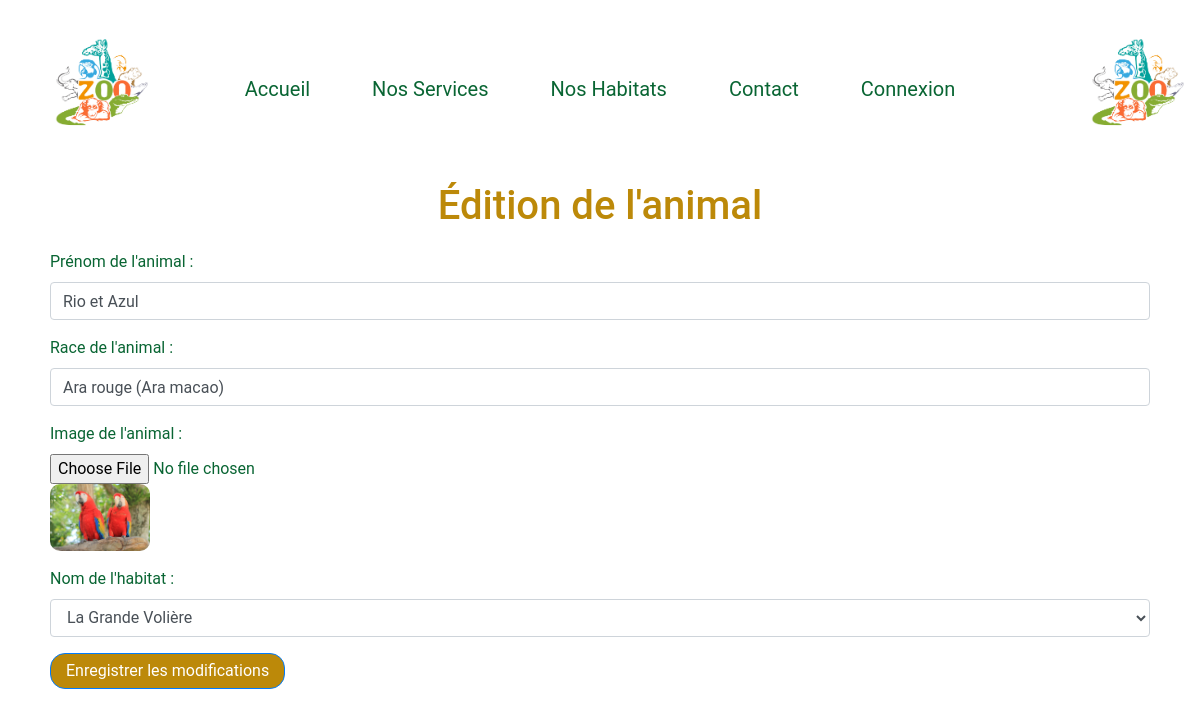
Screenshot of /back-end-php/users/admin/edit_animal.php?id=2 (signed in) with the database file from the repository.
### tables this page shows
CREATE TABLE `Animal` (
  `id` int(11) NOT NULL,
  `Prenom` varchar(255) NOT NULL,
  `Race` varchar(255) DEFAULT NULL,
  `ImageAnimal` varchar(255) DEFAULT NULL,
  `NomHabitat` varchar(255) NOT NULL
);

### back-end-php/users/admin/edit_animal.php (the view, shortened to what this page needs)
<?php
require '../../config.php';
if (isset($_GET['id'])) {
    $id = $_GET['id'];
    try {
        $stmt = $conn->prepare("SELECT * FROM Animal WHERE id = :id");
        $stmt->bindParam(':id', $id);
        $stmt->execute();
        $animal = $stmt->fetch(PDO::FETCH_ASSOC);
    } catch (PDOException $e) {
        $_SESSION['message'] = "Erreur de base de données : " . $e->getMessage();
        $_SESSION['msg_type'] = "danger";
        header("Location: admin_dashboard.php");
        exit();
    }
} else {
    $_SESSION['message'] = "ID d'animal non spécifié.";
    $_SESSION['msg_type'] = "danger";
    header("Location: admin_dashboard.php");
    exit();
}
?>
<!DOCTYPE html>
<html lang="fr">
<head>
    <link rel="stylesheet" href="https://stackpath.bootstrapcdn.com/bootstrap/4.5.2/css/bootstrap.min.css">
    <link rel="stylesheet" href="/assets/style.css">
</head>
<body>
<header>
    <div class="container">
        <div class="row align-items-center">
            <div class="col-md-1">
                <a href="index.html">
                    <img src="/assets/images/logo-arcadia.jpeg" alt="Logo Arcadia Zoo" class="logo" />
                </a>
            </div>
            <div class="col-md-10">
                <nav>
                    <ul class="nav justify-content-center">
                        <li class="nav-item">
                            <a href="/index.html" class="nav-link" style="font-size: 20px">Accueil</a>
                        </li>
                        <li class="nav-item">
                            <a href="/public/services.php" class="nav-link" style="font-size: 20px">Nos Services</a>
                        </li>
                        <li class="nav-item">
                            <a href="/public/habitats.php" class="nav-link" style="font-size: 20px">Nos Habitats</a>
                        </li>
                        <li class="nav-item">
                            <a href="/public/contact.html" class="nav-link" style="font-size: 20px">Contact</a>
                        </li>
                        <li class="nav-item" id="loginNavItem">
                            <a id="loginLink" href="/public/connexion.html" class="nav-link" style="font-size: 20px">Connexion</a>
                        </li>
                    </ul>
                </nav>
            </div>
            <div class="col-md-1">
                <a href="/index.html">
                    <img src="/assets/images/logo-arcadia.jpeg" alt="Logo Arcadia Zoo" class="logo" />
                </a>
            </div>
        </div>
    </div>
</header>
<main class="container mt-4">
    <h1>Édition de l'animal</h1>
    <form action="edit_animal.php?id=<?php echo $id; ?>" method="post" enctype="multipart/form-data">
        <div class="form-group">
            <label for="prenom">Prénom de l'animal :</label>
            <input type="text" class="form-control" id="prenom" name="prenom" value="<?php echo htmlspecialchars($animal['Prenom']); ?>" required>
        </div>
        <div class="form-group">
            <label for="race">Race de l'animal :</label>
            <input type="text" class="form-control" id="race" name="race" value="<?php echo htmlspecialchars($animal['Race']); ?>" required>
        </div>
        <div class="form-group">
            <label for="imageAnimal">Image de l'animal :</label>
            <input type="file" class="form-control-file" id="imageAnimal" name="imageAnimal" accept="image/*">
            <?php if (!empty($animal['ImageAnimal'])): ?>
                <img src="<?php echo htmlspecialchars($animal['ImageAnimal']); ?>" alt="Image de l'animal" style="max-width: 100px;">
            <?php endif; ?>
        </div>
        <div class="form-group">
            <label for="nomHabitat">Nom de l'habitat :</label>
            <select class="form-control" id="nomHabitat" name="nomHabitat" required>
                <?php
                $sql_habitats = "SELECT NomHabitat FROM Habitat";
                $stmt_habitats = $conn->query($sql_habitats);
                while ($row = $stmt_habitats->fetch(PDO::FETCH_ASSOC)) {
                    $selected = ($row['NomHabitat'] == $animal['NomHabitat']) ? "selected" : "";
                    echo "<option value=\"" . htmlspecialchars($row['NomHabitat']) . "\" $selected>" . htmlspecialchars($row['NomHabitat']) . "</option>";
                }
                ?>
            </select>
        </div>
        <button type="submit" class="btn btn-primary">Enregistrer les modifications</button>
    </form>
</main>
</body>
</html>

### assets/style.css (style rules this page uses)
body, h3, h4, p, ul, li, a { margin: 10px; padding: 0px; list-style: none; text-decoration: none; font-family: 'Roboto', sans-serif; color: #096533; }
h1, h2, h5, h6 { color: #bc8909; text-align: center; margin: 20px; }
.container { margin: 0 auto; padding: 0 20px; }
.logo { width: 100px; height: 100px; margin: 0 auto; display: block; }
.nav-item { display: inline-block; margin: 0 5px; }
.nav-link { color: #096533; }
img { border-radius: 10px; }
.btn { display: inline-block; padding: 5px 15px; background-color: #bc8909; color: #fff; border-radius: 15px; transition: background-color 0.3s ease; }

### rows the page displays
animal: prenom "Rio et Azul", race "Ara rouge (Ara macao)", ImageAnimal (picture)

### other values shown
form field nomHabitat "La Grande Volière"
